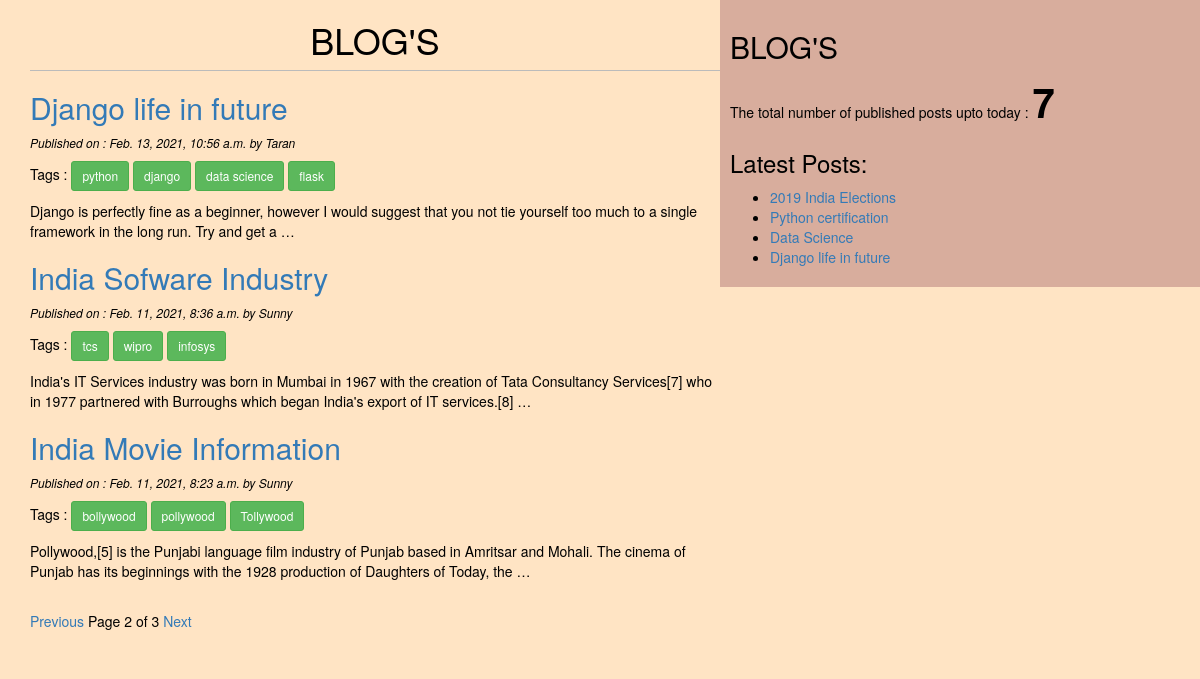
Screenshot of /?page=2 with the database file from the repository.
### blog/models.py (models this page shows, shortened)
class POST(models.Model):
     STATUS_CHOICES=(('draft','Draft'),('published','Published'))
     title=models.CharField(max_length=256)
     slug=models.SlugField(max_length=264,unique_for_date="publish")
     author=models.ForeignKey(User,related_name="blog_post",on_delete=models.CASCADE)
     body=models.TextField()
     publish=models.DateTimeField(default=timezone.now)
     created=models.DateTimeField(auto_now_add=True)
     updated=models.DateTimeField(auto_now=True)
     status=models.CharField(max_length=10,choices=STATUS_CHOICES,default="draft")
     objects=CustomManager()
     tags=TaggableManager()
     class Meta:
        ordering=('-publish',)
     def get_absolute_url(self):
          return reverse("post_detail",args=[self.publish.year,self.publish.strftime("%m"),self.publish.strftime("%d"),self.slug] )

### blog/views.py (the view)
# urls.py: path('', views.post_list_view),
def post_list_view(request,tag_slug=None):
    post_list=POST.objects.all()
    tag=None
    if tag_slug:
        tag=get_object_or_404(Tag,slug=tag_slug)
        post_list=post_list.filter(tags__in=[tag])
    paginator=Paginator(post_list,3)
    page_number=request.GET.get('page')
    try:
        post_list=paginator.page(page_number)
    except PageNotAnInteger:
        post_list=paginator.page(1)
    except EmptyPage:
        post_list=paginator.page(paginator.num_pages)
    return render(request,'blog/post_list.html',{'post_list':post_list,'tag':tag})

### blog/models.py (called while the page is built)
     def get_queryset(self):
          return super().get_queryset().filter(status="published")

### blog/templatetags/blog_tags.py (called while the page is built)
@register.simple_tag
def total_posts():
    return POST.objects.count()

@register.inclusion_tag('blog/latest_posts123.html')
def show_latest_posts(count=4):
    latest_posts=POST.objects.order_by('-publish')[:count]
    return {'latest_posts':latest_posts}
    return POST.objects.annotate(total_comments=Count('comments')).order_by('-total_comments')[:count]

### templates/blog/post_list.html (shortened to what this page needs)
<!DOCTYPE>
{% extends 'blog/base.html' %}
{% block content %}
  <h1> BLOG'S</h1>
  {%for post in post_list%}
    <h2>
    <a href="{{post.get_absolute_url}}">{{post.title}}</a>
    </h2>
    <p id="date">
    Published on : {{post.publish}} by {{post.author|title}}
    </p>
    <p>Tags :
     {%for tag in post.tags.all%}
      <a href="{%url "post_list_by_tag_name" tag.slug%}" class="btn btn-success btn-sm">{{tag.name}}</a>
       {%endfor%}
    </p>
   {{post.body|truncatewords:30|linebreaks}}
  {% endfor %}
 {% include 'blog/pagination.html' with page=post_list %}
  {% endblock  %}

### templates/blog/latest_posts123.html
<ul>
{%for post in latest_posts%}
 <li><a href="{{post.get_absolute_url}}">{{post.title}}</a></li>
{%endfor%}
</ul>

### static/css/blog.css (style rules this page uses)
h1 { text-align: center; padding-bottom: 10px; border-bottom: 1px solid #bbb; }
body { color: black; background-color: bisque; }
#date { font-style: italic; color: black; font-size: 12px; }

### rows the page displays
POST: title "Django life in future", publish "Feb. 13, 2021, 10:56 a.m.", author "Taran", body "Django is perfectly fine as a beginner, however I would suggest that you not tie yourself too much to a single framework in the long run. Try and get a …"
Tag: name "python"
Tag: name "django"
Tag: name "data science"
Tag: name "flask"
POST: title "India Sofware Industry", publish "Feb. 11, 2021, 8:36 a.m.", author "Sunny", body "India's IT Services industry was born in Mumbai in 1967 with the creation of Tata Consultancy Services[7] who in 1977 partnered with Burroughs which began India's export of IT services.[8] …"
Tag: name "tcs"
Tag: name "wipro"
Tag: name "infosys"
POST: title "India Movie Information", publish "Feb. 11, 2021, 8:23 a.m.", author "Sunny", body "Pollywood,[5] is the Punjabi language film industry of Punjab based in Amritsar and Mohali. The cinema of Punjab has its beginnings with the 1928 production of Daughters of Today, the …"
Tag: name "bollywood"
Tag: name "pollywood"
Tag: name "Tollywood"
POST: title "2019 India Elections"
POST: title "Python certification"
POST: title "Data Science"

### other values shown
{{ page.number }} "2"
{{ page.paginator.num_pages }} "3"
